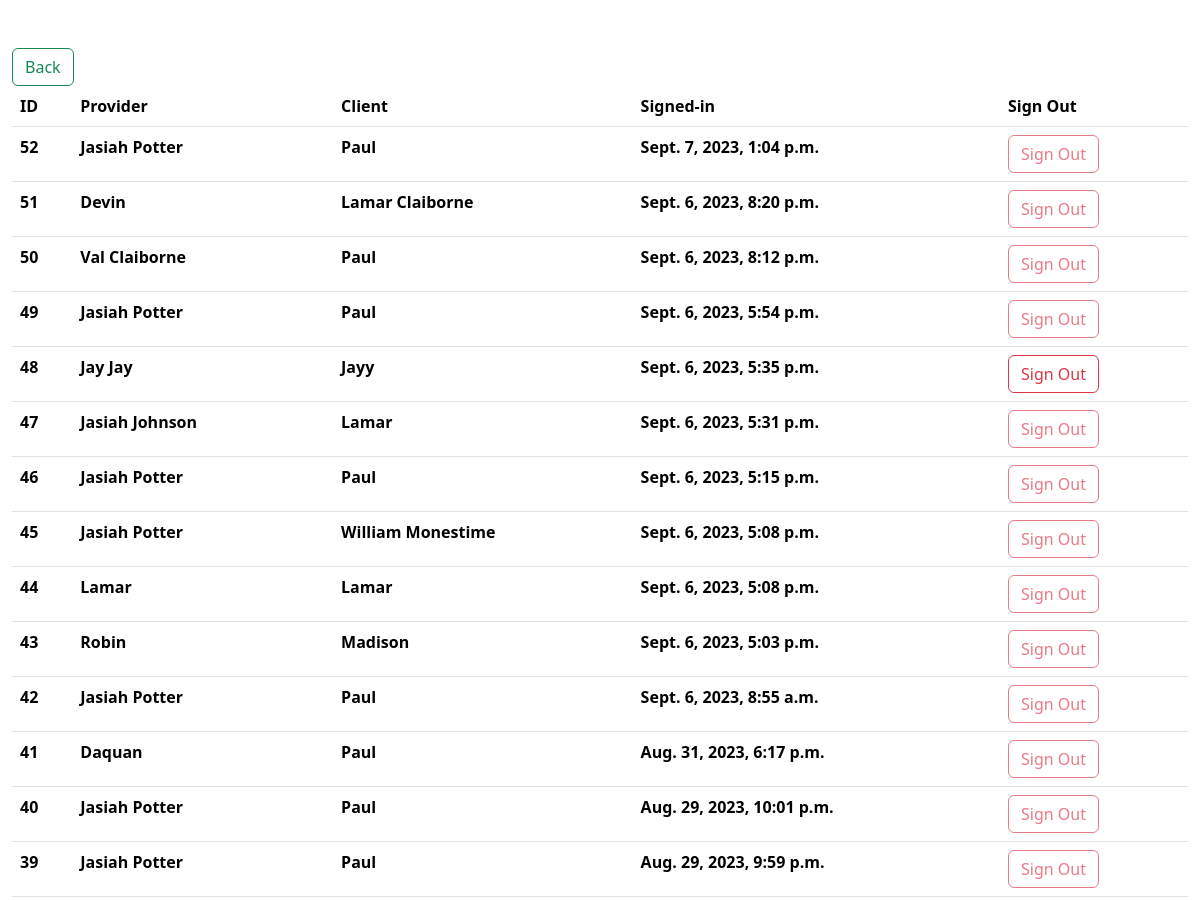
Before: /serenity/clients/in_session/ (upper part) with the older database file.
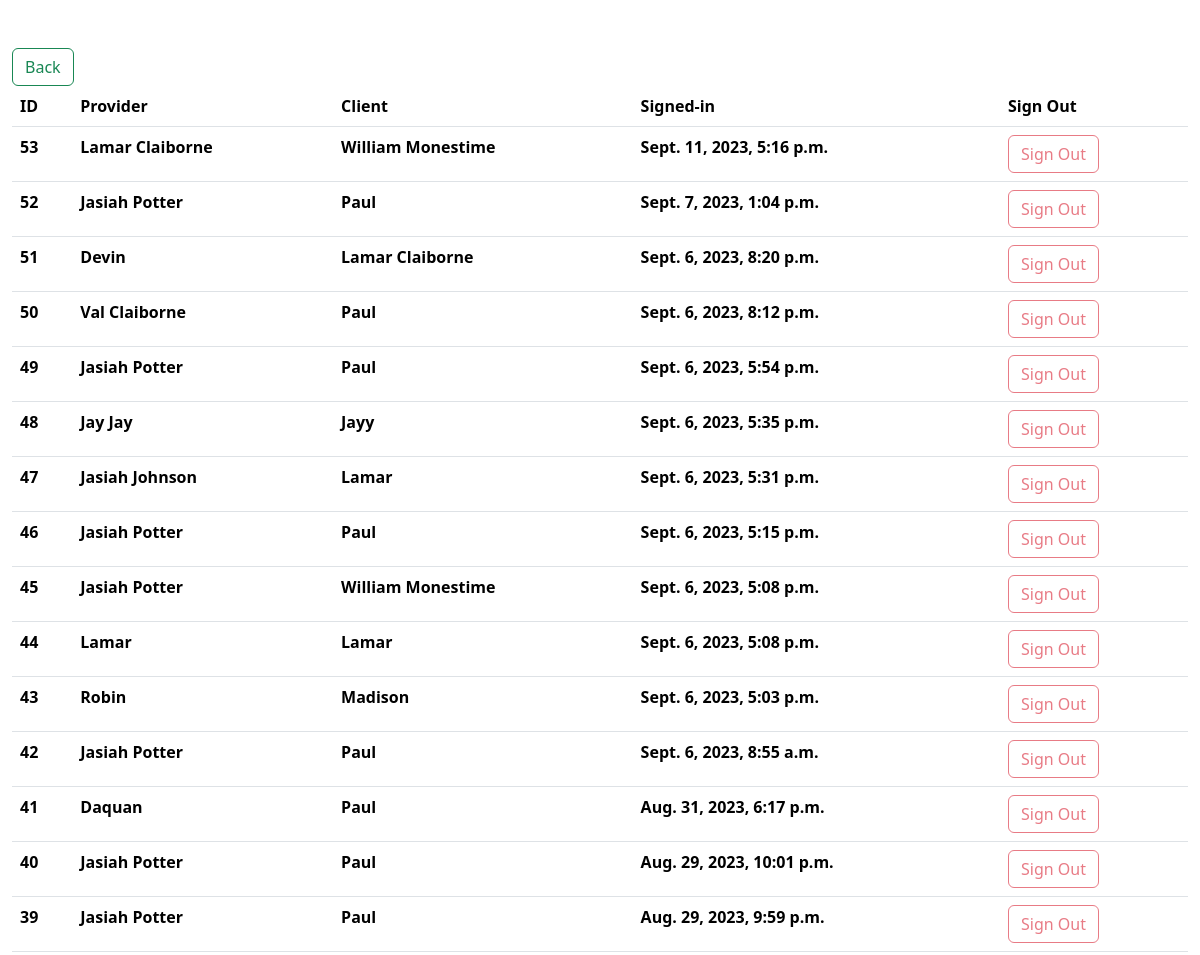
After: the same page with the newer database file.
### SCC_app/models.py (models this page shows)
class Guest(models.Model):
    provider_name = models.CharField(max_length = 100)
    client = models.CharField(max_length=100)
    signed_out_by = models.CharField(max_length=100)
    created_at = models.DateTimeField(auto_now_add=True)
    updated_at = models.DateTimeField(auto_now=True)

### SCC_app/views.py (the view)
# urls.py: path('serenity/clients/in_session/', views.Signed_In_Clients),
def Signed_In_Clients(request):
    context = {
        'all_guest': Guest.objects.all(),
    }
    return render(request, 'signed_in_clients.html', context)

### SCC_app/templates/signed_in_clients.html (shortened to what this page needs)
<!DOCTYPE html>
<html lang="en">
<head>
    <link href="https://cdn.jsdelivr.net/npm/bootstrap@5.3.1/dist/css/bootstrap.min.css" rel="stylesheet">
    {%load static %}
    <link rel="stylesheet" href="{% static 'css/style.css' %}">
</head>
<body>
    <div class="row justify-content-center mt-5">
        <div class="row justify-content-between mb-4">
            <div class="col-auto">
                <a href="/serenity/check_in/guest/" class="btn btn-outline-success">Back</a>
            </div>
    <div>
        {% load tz%}
        <table class="table">
            <thead>
                <tr>
                    <th scope="col">ID</th>
                    <th scope="col">Provider</th>
                    <th scope="col">Client</th>
                    <th scope="col">Signed-in</th>
                    <th scope="col">Sign Out</th>
                </tr>
            </thead>
            <tbody>
                {% for guest in all_guest|dictsortreversed:"created_at"%}
                <tr id="row-{{ guest.id }}">
                    <th scope="row">{{guest.id}}</th>
                    <td>{{guest.provider_name}}</td>
                    <td>{{guest.client}}</td>
                    <td>{{guest.created_at|timezone:"US/Eastern"}}</td>
                    <td>
                        <a href="/serenity/sign_out/{{guest.id}}/" {% if guest.created_at != guest.updated_at %}class="disabled"{% endif %}>
                            <button id="sign-out-button-{{ guest.id }}" class="btn btn-outline-danger" {% if guest.created_at != guest.updated_at %}disabled{% endif %}>
                                Sign Out
                            </button>
                        </a>
                    </td>
                </tr>
                {%endfor%}
            </tbody>
        </table>
</body>
</html>

Changed rows visible on the page:
added Guest: id "53", provider_name "Lamar Claiborne", client "William Monestime", created_at "Sept. 11, 2023, 5:16 p.m."
